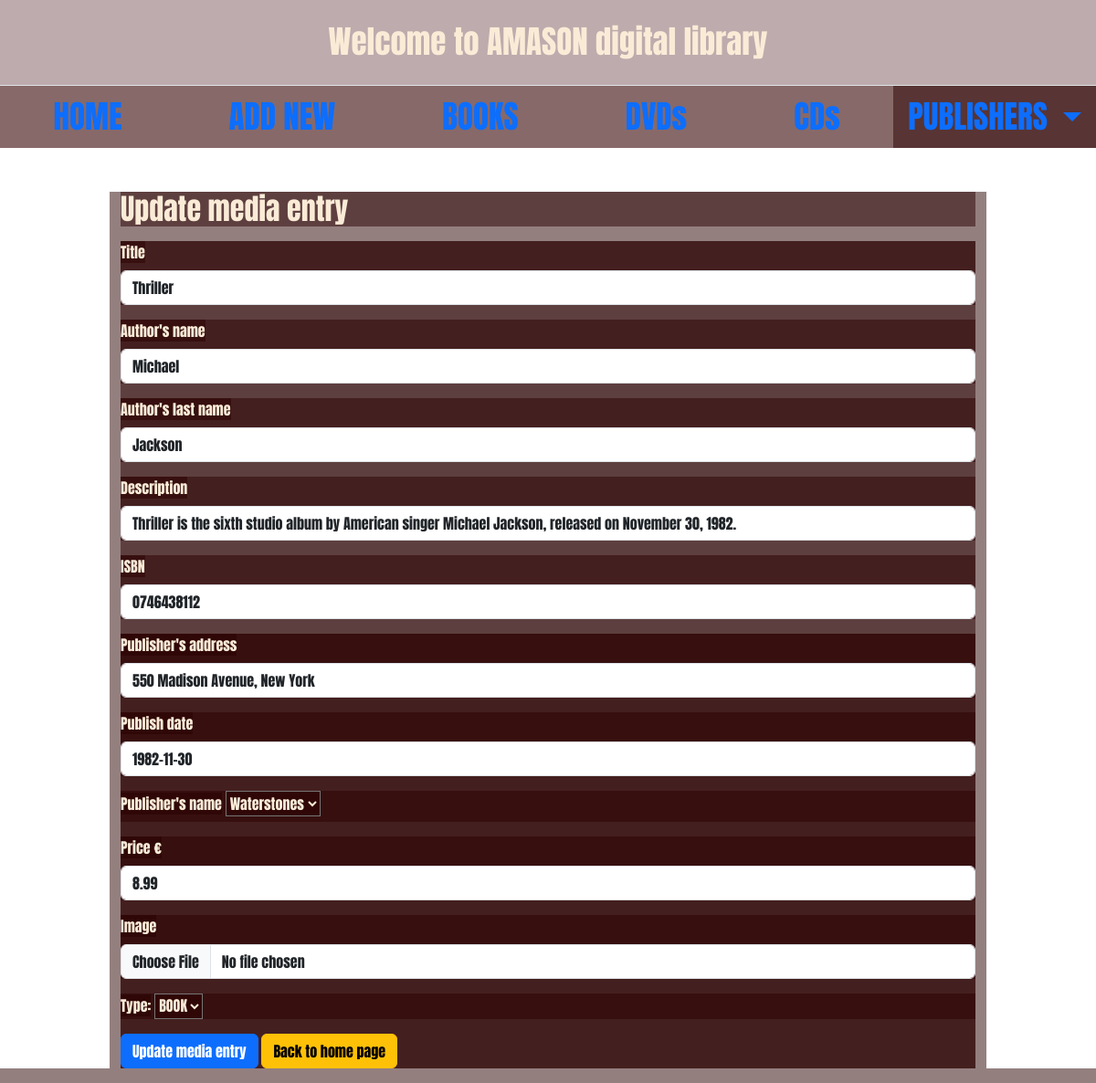
The page /update.php?id=6 on the database its author committed.
### tables this page shows
CREATE TABLE `media_list` (
  `id` int(11) NOT NULL,
  `title` varchar(255) NOT NULL,
  `isbn` varchar(255) NOT NULL,
  `description` varchar(255) NOT NULL,
  `type` varchar(255) NOT NULL,
  `author_name` varchar(255) NOT NULL,
  `author_lastname` varchar(255) NOT NULL,
  `publisher_name` varchar(255) NOT NULL,
  `publisher_address` varchar(255) NOT NULL,
  `publish_date` varchar(255) NOT NULL,
  `price` decimal(13,2) NOT NULL,
  `image` varchar(255) DEFAULT NULL
);

### update.php (the view, shortened to what this page needs)
<?php
require_once "db_connect.php" ;
$id = $_GET[ "id"];
$sql = "SELECT * FROM media_list WHERE id = $id";
$result = mysqli_query($connect, $sql);
$row = mysqli_fetch_assoc($result);
?>
<!DOCTYPE html>
<html lang="en">
<head>
    <link rel="stylesheet" href="https://cdnjs.cloudflare.com/ajax/libs/font-awesome/4.7.0/css/font-awesome.min.css">
    <link href="https://cdn.jsdelivr.net/npm/bootstrap@5.3.0/dist/css/bootstrap.min.css" rel="stylesheet">
    <link rel="stylesheet" href="CSS/style.css">
</head>
<body>
<?php require_once 'navbar.php'?>
<div class="container mt-5">
    <h2>Update media entry</h2>
    <form method="POST" enctype="multipart/form-data">
    <div class="mb-3 mt-3">
                <label for="title" class="form-label">Title</label>
                <input type="text" class="form-control" id="title" aria-describedby="title" name="title" value="<?= $row["title"] ?>">
            </div>
            <div class="mb-3 mt-3">
                <label for="author_name" class="form-label">Author's name</label>
                <input type="text" class="form-control" id="author_name" aria-describedby="author_name" name="author_name" value="<?= $row["author_name"] ?>">
            </div>
            <div class="mb-3 mt-3">
                <label for="author_lastname" class="form-label">Author's last name</label>
                <input type="text" class="form-control" id="author_lastname" aria-describedby="author_lastname" name="author_lastname" value="<?= $row["author_lastname"] ?>">
            </div>
            <div class="mb-3 mt-3">
                <label for="description" class="form-label">Description</label>
                <input type="text" class="form-control" id="description" aria-describedby="description" name="description" value="<?= $row["description"] ?>">
            </div>
            <div class="mb-3 mt-3">
                <label for="isbn" class="form-label">ISBN</label>
                <input type="text" class="form-control" id="isbn" aria-describedby="isbn" name="isbn" value="<?= $row["isbn"] ?>">
            </div>
            <div class="mb-3 mt-3">
                <div class="mb-3 mt-3">
                <label for="publisher_address" class="form-label">Publisher's address</label>
                <input type="text" class="form-control" id="publisher_address" aria-describedby="publisher_address" name="publisher_address" value="<?= $row["publisher_address"] ?>">
            </div>
            <div class="mb-3 mt-3">
                <label for="publish_date" class="form-label">Publish date</label>
                <input type="text" class="form-control" id="publish_date" aria-describedby="publish_date" name="publish_date" value="<?= $row["publish_date"] ?>">
            </div>
            <div class="mb-3">
                <label for="publisher_name" class="form-label">Publisher's name</label>
                <select name="publisher_name" id="publisher_name">
                    <option value="Waterstones" <?php echo $row["publisher_name"] == "Waterstones" ? "selected" : ""?>>Waterstones</option>
                </select>
            </div>
            <div class="mb-3">
                <label for="price" class="form-label">Price €</label>
                <input type="number" class="form-control" id="price" aria-describedby="price" name="price" value="<?= $row["price"] ?>">
            </div>
            <div class="mb-3">
                <label for="image" class="form-label"> Image </label>
                <input type="file" class="form-control" id="image" aria-describedby="image" name="image">
            </div>
            <div class="mb-3">
                <label for="type">Type:</label>
                <select name="type" id="type">
                    <option value="book" <?php echo $row["type"] == "book" ? "selected" : ""?>>BOOK</option>
                </select>
            </div>
            <button name="update" type="submit" class="btn btn-primary">Update media entry</button>
            <a href="index.php" class="btn btn-warning">Back to home page</a>
    </form>
</div>
</body>
</html>

### CSS/style.css (style rules this page uses)
* { margin: 0; padding: 0; font-family: 'Anton', sans-serif; background-color: rgba(43, 1, 1, 0.5); color: antiquewhite }
body { background-image: url("https://cdn.superstock.com/4028/Download/4028-1096.jpg"); }
.container { width: 80%; }

### rows shown on the page
media_list: title "Thriller", author_name "Michael", author_lastname "Jackson", description "Thriller is the sixth studio album by American singer Michael Jackson, released on November 30, 1982.", isbn "0746438112", publisher_address "550 Madison Avenue, New York", publish_date "1982-11-30", price "8.99"
